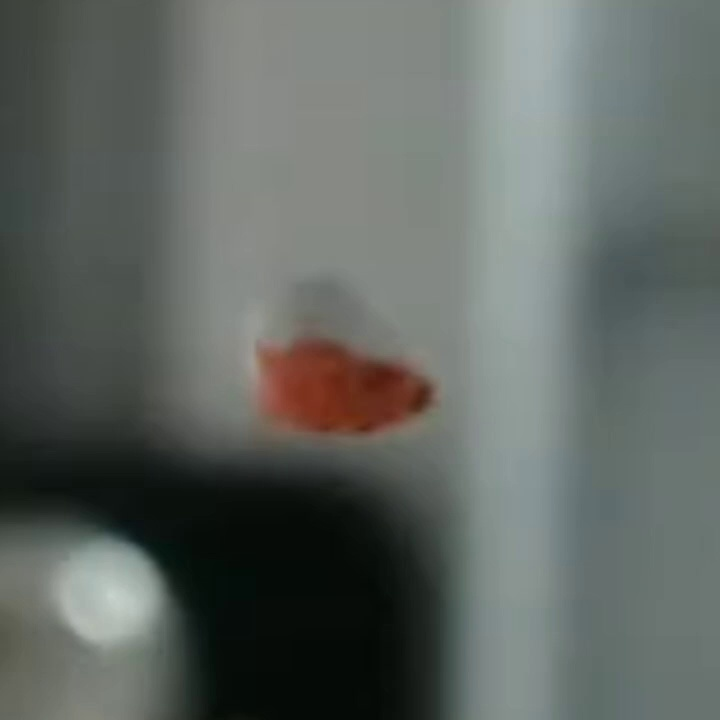
#> input picture frames/frame0.jpg, 720 x 720 px
$ python newImg.py
#> lines starting #> are read from the running program, lines starting #| are printed output that depends on the picture; after the words box and inside, x2 and y2 are one past the last pixel; in counts of white or black regions, pixels touching at a corner belong together
import cv2
import  math
import numpy as np


# def find_the_boggest_contour(contour):

# read the image
fullPath='./frames/frame0.jpg'
image = cv2.imread(fullPath)
#> image is the input picture: shape (720, 720, 3); mean B, G, R 98.3, 102.5, 96.6

# B, G, R channel splitting
blue, green, red = cv2.split(image)
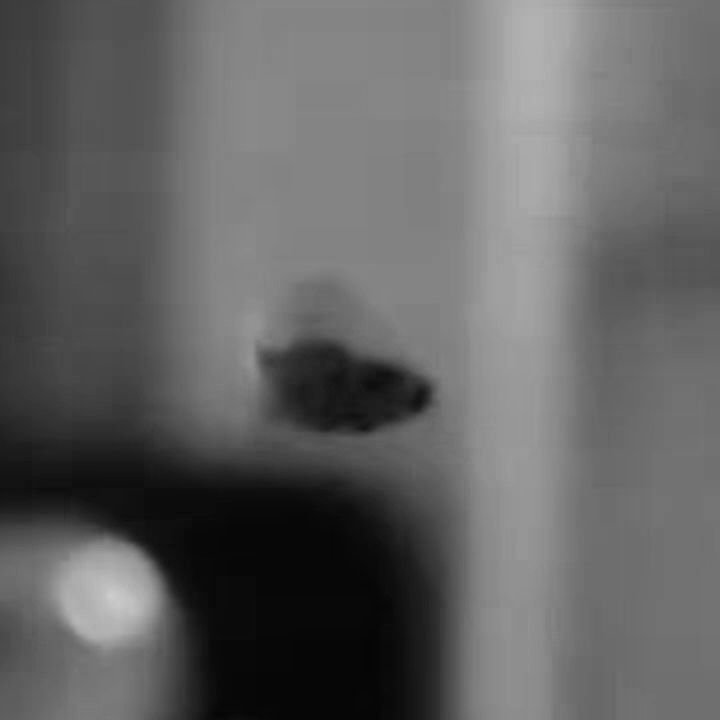
#> blue: shape (720, 720); min 5, max 205, mean 98.3
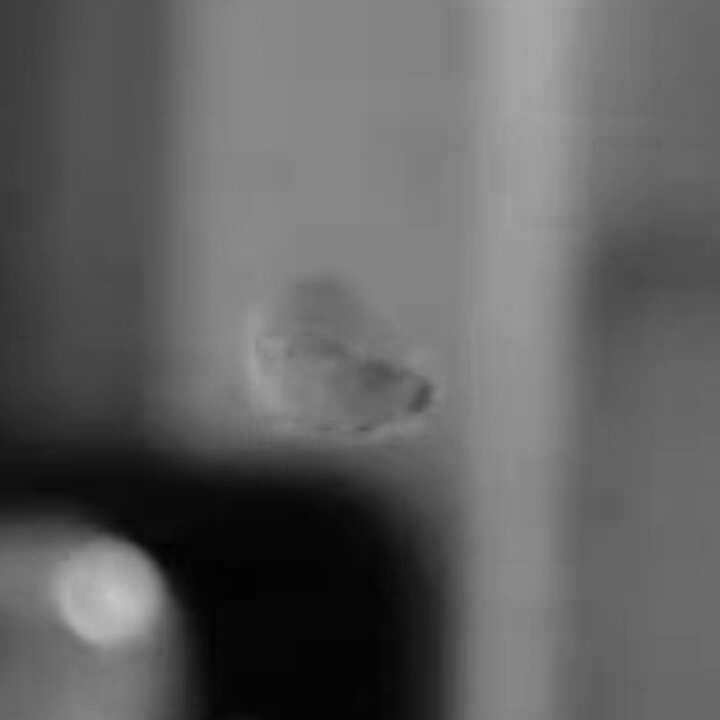
#> red: shape (720, 720); min 1, max 200, mean 96.6
# [7 lines of commented-out code are left out]
contours1, hierarchy1 = cv2.findContours(image=blue, mode=cv2.RETR_TREE, method=cv2.CHAIN_APPROX_NONE)
#> contours1 = 1 contour; box (x1, y1, x2, y2) and area: (0, 0, 720, 720) 516961
# draw contours on the original image
image_contour_blue = image.copy()
#> (the run stopped early here; a loop or call above may not have finished)
